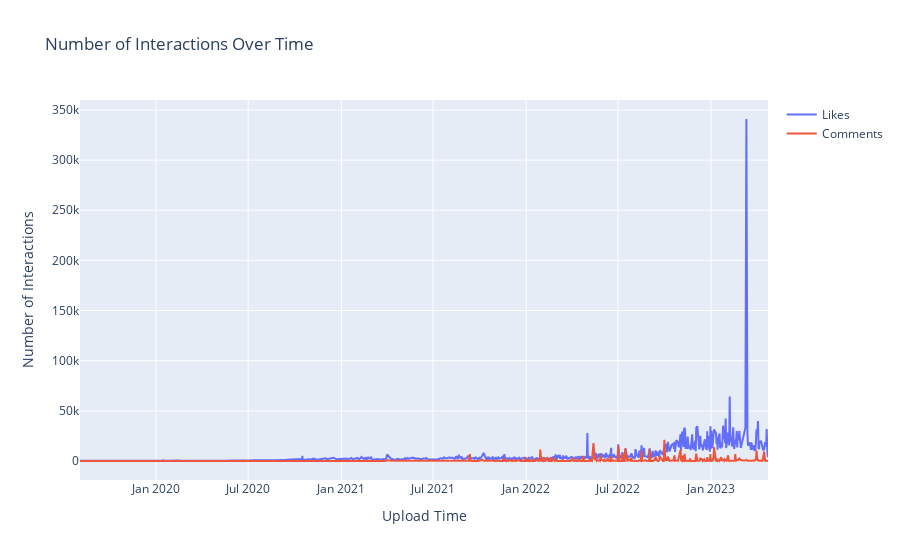

The cell this chart's notebook holds for it:
### Code cell
fig = go.Figure()

fig.add_trace(go.Scatter(
    x=df['upload_time'],
    y=df['num_likes'],
    mode='lines',
    name='Likes'
))

fig.add_trace(go.Scatter(
    x=df['upload_time'],
    y=df['num_comments'],
    mode='lines',
    name='Comments'
))

fig.update_layout(
    title='Number of Interactions Over Time',
    xaxis_title='Upload Time',
    yaxis_title='Number of Interactions'
)

fig.show()

### Figure 1 — Plotly figure (JSON) as saved in the notebook; plotly's stock layout.template omitted (floating-point values rounded to 4 significant figures; data arrays with more than 128 entries replaced by an {"elided": "..."} marker saying what was removed)
{"data": [{"mode": "lines", "name": "Likes", "type": "scatter", "x": {"elided": "638 str values"}, "y": {"elided": "638 int values"}}, {"mode": "lines", "name": "Comments", "type": "scatter", "x": {"elided": "638 str values"}, "y": {"elided": "638 int values"}}], "layout": {"title": {"text": "Number of Interactions Over Time"}, "xaxis": {"title": {"text": "Upload Time"}}, "yaxis": {"title": {"text": "Number of Interactions"}}}}
